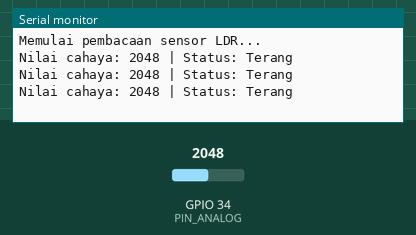
Bench run of a sketch on a simulated ESP32. On the bench: the last lines printed to the serial monitor. The inputs (shaded band) are chosen by the test bench; at power-on: GPIO 34 (PIN_ANALOG) = 2048.

Above: at 2.2 s.
2.3 s: GPIO 34 (PIN_ANALOG) set to 1571
At 2.9 s:
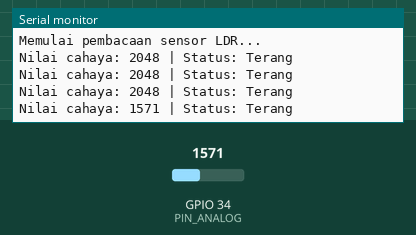
3.8 s: GPIO 34 (PIN_ANALOG) set to 1426
At 4.4 s:
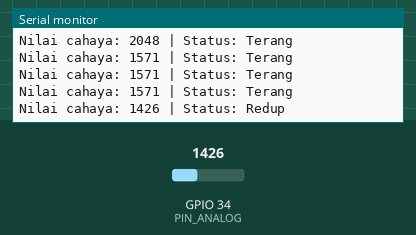
6.0 s: GPIO 34 (PIN_ANALOG) set to 547
At 6.4 s:
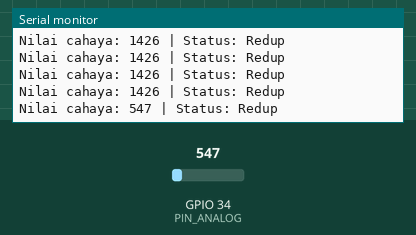
7.5 s: GPIO 34 (PIN_ANALOG) set to 465
At 7.9 s:
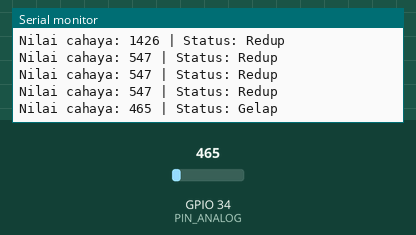

The sketch:

ldr_sensor.ino
```cpp
// Mendefinisikan pin yang digunakan pada ESP32
#define PIN_ANALOG 34
#define PIN_DIGITAL 4

void setup() {
  // Memulai komunikasi serial dengan baud rate 115200 (Standar ESP32)
  Serial.begin(115200);


  Serial.println("Memulai pembacaan sensor LDR...");
  delay(1000);
}

void loop() {
  // 1. Membaca Nilai Analog (Output: 0 - 4095 pada ESP32)
  int nilaiCahaya = analogRead(PIN_ANALOG);


  // Menampilkan hasil ke Serial Monitor
  Serial.print("Nilai cahaya: ");
  Serial.print(nilaiCahaya);

  Serial.print(" | Status: ");
  // Umumnya DO bernilai 1 (HIGH) jika gelap, dan 0 (LOW) jika terang.
  // Ini bisa berbeda tergantung modul, silakan disesuaikan jika terbalik.
  if (nilaiCahaya < 500) {
    Serial.println("Gelap");
  } else if (nilaiCahaya < 1500) {
    Serial.println("Redup");
  } else {
    Serial.println("Terang");
  }

  // Jeda setengah detik sebelum membaca ulang
  delay(500);
}
```

Measured:
- the behaviour switches between 1500 and 1499 on GPIO 34 (PIN_ANALOG) (found by bisection; images 1 and 2)
- the behaviour switches between 500 and 499 on GPIO 34 (PIN_ANALOG) (found by bisection; images 3 and 4)
- after the input at 2.3 s, the serial monitor: prints a new line after 0.20 s (image 1)
- after the input at 3.8 s, the serial monitor: prints a new line after 0.20 s (image 2)
- after the input at 6.0 s, the serial monitor: prints a new line at once (image 3)
- after the input at 7.5 s, the serial monitor: prints a new line at once (image 4)
